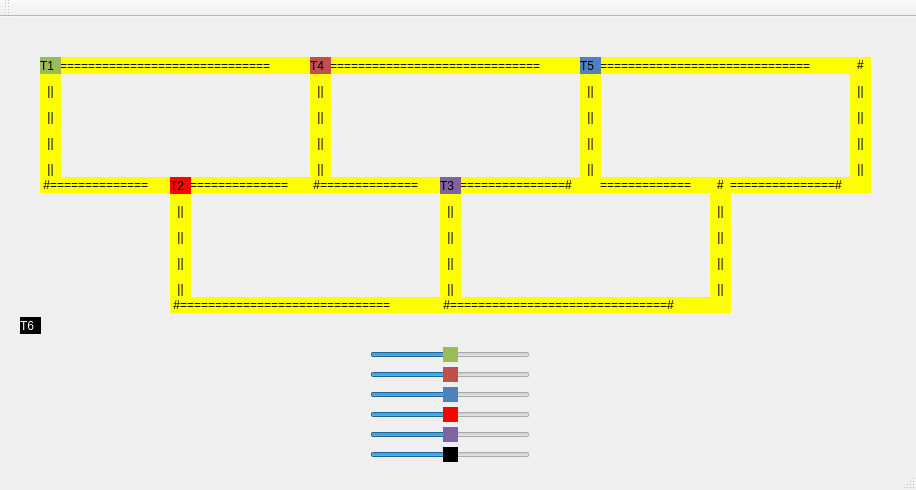
<?xml version="1.0" encoding="UTF-8"?>
<ui version="4.0">
 <class>MainWindow</class>
 <widget class="QMainWindow" name="MainWindow">
  <property name="geometry">
   <rect>
    <x>0</x>
    <y>0</y>
    <width>916</width>
    <height>490</height>
   </rect>
  </property>
  <property name="windowTitle">
   <string>MainWindow</string>
  </property>
  <property name="styleSheet">
   <string notr="true"/>
  </property>
  <widget class="QWidget" name="centralWidget">
   <widget class="QLabel" name="label_trilho2_1">
    <property name="geometry">
     <rect>
      <x>330</x>
      <y>40</y>
      <width>250</width>
      <height>17</height>
     </rect>
    </property>
    <property name="styleSheet">
     <string notr="true">QLabel { background: yellow}</string>
    </property>
    <property name="text">
     <string>==============================</string>
    </property>
   </widget>
   <widget class="QLabel" name="label_trilho1">
    <property name="geometry">
     <rect>
      <x>580</x>
      <y>40</y>
      <width>21</width>
      <height>121</height>
     </rect>
    </property>
    <property name="styleSheet">
     <string notr="true">QLabel { background: yellow}</string>
    </property>
    <property name="text">
     <string>&lt;html&gt;&lt;head/&gt;&lt;body&gt;&lt;p align=&quot;center&quot;&gt;#&lt;/p&gt;&lt;p align=&quot;center&quot;&gt;||&lt;/p&gt;&lt;p align=&quot;center&quot;&gt;||&lt;/p&gt;&lt;p align=&quot;center&quot;&gt;||&lt;/p&gt;&lt;p align=&quot;center&quot;&gt;||&lt;/p&gt;&lt;/body&gt;&lt;/html&gt;</string>
    </property>
   </widget>
   <widget class="QLabel" name="label_trilho0">
    <property name="geometry">
     <rect>
      <x>310</x>
      <y>40</y>
      <width>21</width>
      <height>121</height>
     </rect>
    </property>
    <property name="styleSheet">
     <string notr="true">QLabel { background: yellow}</string>
    </property>
    <property name="text">
     <string>&lt;html&gt;&lt;head/&gt;&lt;body&gt;&lt;p align=&quot;center&quot;&gt;#&lt;/p&gt;&lt;p align=&quot;center&quot;&gt;||&lt;/p&gt;&lt;p align=&quot;center&quot;&gt;||&lt;/p&gt;&lt;p align=&quot;center&quot;&gt;||&lt;/p&gt;&lt;p align=&quot;center&quot;&gt;||&lt;/p&gt;&lt;/body&gt;&lt;/html&gt;</string>
    </property>
   </widget>
   <widget class="QLabel" name="label_trilho3_2">
    <property name="geometry">
     <rect>
      <x>850</x>
      <y>40</y>
      <width>21</width>
      <height>121</height>
     </rect>
    </property>
    <property name="styleSheet">
     <string notr="true">QLabel { background: yellow}</string>
    </property>
    <property name="text">
     <string>&lt;html&gt;&lt;head/&gt;&lt;body&gt;&lt;p align=&quot;center&quot;&gt;#&lt;/p&gt;&lt;p align=&quot;center&quot;&gt;||&lt;/p&gt;&lt;p align=&quot;center&quot;&gt;||&lt;/p&gt;&lt;p align=&quot;center&quot;&gt;||&lt;/p&gt;&lt;p align=&quot;center&quot;&gt;||&lt;/p&gt;&lt;/body&gt;&lt;/html&gt;</string>
    </property>
   </widget>
   <widget class="QLabel" name="label_trilho3_1">
    <property name="geometry">
     <rect>
      <x>600</x>
      <y>40</y>
      <width>250</width>
      <height>17</height>
     </rect>
    </property>
    <property name="styleSheet">
     <string notr="true">QLabel { background: yellow}</string>
    </property>
    <property name="text">
     <string>==============================</string>
    </property>
   </widget>
   <widget class="QLabel" name="label_trilho1_1">
    <property name="geometry">
     <rect>
      <x>40</x>
      <y>40</y>
      <width>21</width>
      <height>121</height>
     </rect>
    </property>
    <property name="styleSheet">
     <string notr="true">QLabel { 
	background: yellow
}</string>
    </property>
    <property name="text">
     <string>&lt;html&gt;&lt;head/&gt;&lt;body&gt;&lt;p align=&quot;center&quot;&gt;#&lt;/p&gt;&lt;p align=&quot;center&quot;&gt;||&lt;/p&gt;&lt;p align=&quot;center&quot;&gt;||&lt;/p&gt;&lt;p align=&quot;center&quot;&gt;||&lt;/p&gt;&lt;p align=&quot;center&quot;&gt;||&lt;/p&gt;&lt;/body&gt;&lt;/html&gt;</string>
    </property>
   </widget>
   <widget class="QLabel" name="label_trilho1_3">
    <property name="geometry">
     <rect>
      <x>40</x>
      <y>160</y>
      <width>131</width>
      <height>16</height>
     </rect>
    </property>
    <property name="styleSheet">
     <string notr="true">QLabel { background: yellow}</string>
    </property>
    <property name="text">
     <string> #==============</string>
    </property>
   </widget>
   <widget class="QLabel" name="label_trilho1_2">
    <property name="geometry">
     <rect>
      <x>60</x>
      <y>40</y>
      <width>250</width>
      <height>17</height>
     </rect>
    </property>
    <property name="styleSheet">
     <string notr="true">QLabel { background: yellow}</string>
    </property>
    <property name="text">
     <string>==============================</string>
    </property>
   </widget>
   <widget class="QLabel" name="label_trilho4_1">
    <property name="geometry">
     <rect>
      <x>170</x>
      <y>160</y>
      <width>21</width>
      <height>121</height>
     </rect>
    </property>
    <property name="styleSheet">
     <string notr="true">QLabel { background: yellow}</string>
    </property>
    <property name="text">
     <string>&lt;html&gt;&lt;head/&gt;&lt;body&gt;&lt;p align=&quot;center&quot;&gt;#&lt;/p&gt;&lt;p align=&quot;center&quot;&gt;||&lt;/p&gt;&lt;p align=&quot;center&quot;&gt;||&lt;/p&gt;&lt;p align=&quot;center&quot;&gt;||&lt;/p&gt;&lt;p align=&quot;center&quot;&gt;||&lt;/p&gt;&lt;/body&gt;&lt;/html&gt;</string>
    </property>
   </widget>
   <widget class="QLabel" name="label_trilho6">
    <property name="geometry">
     <rect>
      <x>440</x>
      <y>160</y>
      <width>21</width>
      <height>121</height>
     </rect>
    </property>
    <property name="styleSheet">
     <string notr="true">QLabel { background: yellow}</string>
    </property>
    <property name="text">
     <string>&lt;html&gt;&lt;head/&gt;&lt;body&gt;&lt;p align=&quot;center&quot;&gt;#&lt;/p&gt;&lt;p align=&quot;center&quot;&gt;||&lt;/p&gt;&lt;p align=&quot;center&quot;&gt;||&lt;/p&gt;&lt;p align=&quot;center&quot;&gt;||&lt;/p&gt;&lt;p align=&quot;center&quot;&gt;||&lt;/p&gt;&lt;/body&gt;&lt;/html&gt;</string>
    </property>
   </widget>
   <widget class="QLabel" name="label_trilho5_1">
    <property name="geometry">
     <rect>
      <x>710</x>
      <y>160</y>
      <width>21</width>
      <height>121</height>
     </rect>
    </property>
    <property name="styleSheet">
     <string notr="true">QLabel { background: yellow}</string>
    </property>
    <property name="text">
     <string>&lt;html&gt;&lt;head/&gt;&lt;body&gt;&lt;p align=&quot;center&quot;&gt;#&lt;/p&gt;&lt;p align=&quot;center&quot;&gt;||&lt;/p&gt;&lt;p align=&quot;center&quot;&gt;||&lt;/p&gt;&lt;p align=&quot;center&quot;&gt;||&lt;/p&gt;&lt;p align=&quot;center&quot;&gt;||&lt;/p&gt;&lt;/body&gt;&lt;/html&gt;</string>
    </property>
   </widget>
   <widget class="QLabel" name="label_trilho4_2">
    <property name="geometry">
     <rect>
      <x>170</x>
      <y>280</y>
      <width>271</width>
      <height>16</height>
     </rect>
    </property>
    <property name="styleSheet">
     <string notr="true">QLabel { background: yellow}</string>
    </property>
    <property name="text">
     <string> #==============================</string>
    </property>
   </widget>
   <widget class="QLabel" name="label_trilho5_2">
    <property name="geometry">
     <rect>
      <x>440</x>
      <y>280</y>
      <width>291</width>
      <height>16</height>
     </rect>
    </property>
    <property name="styleSheet">
     <string notr="true">QLabel { background: yellow}</string>
    </property>
    <property name="text">
     <string> #===============================#</string>
    </property>
   </widget>
   <widget class="QLabel" name="label_trilho2">
    <property name="geometry">
     <rect>
      <x>190</x>
      <y>160</y>
      <width>121</width>
      <height>16</height>
     </rect>
    </property>
    <property name="styleSheet">
     <string notr="true">QLabel { background: yellow}</string>
    </property>
    <property name="text">
     <string>==============</string>
    </property>
   </widget>
   <widget class="QLabel" name="label_trilho4">
    <property name="geometry">
     <rect>
      <x>460</x>
      <y>160</y>
      <width>141</width>
      <height>16</height>
     </rect>
    </property>
    <property name="styleSheet">
     <string notr="true">QLabel { background: yellow}</string>
    </property>
    <property name="text">
     <string>===============#</string>
    </property>
   </widget>
   <widget class="QLabel" name="label_trilho3">
    <property name="geometry">
     <rect>
      <x>310</x>
      <y>160</y>
      <width>131</width>
      <height>16</height>
     </rect>
    </property>
    <property name="styleSheet">
     <string notr="true">QLabel { background: yellow}</string>
    </property>
    <property name="text">
     <string> #==============</string>
    </property>
   </widget>
   <widget class="QLabel" name="label_trilho5">
    <property name="geometry">
     <rect>
      <x>600</x>
      <y>160</y>
      <width>111</width>
      <height>16</height>
     </rect>
    </property>
    <property name="styleSheet">
     <string notr="true">QLabel { background: yellow}</string>
    </property>
    <property name="text">
     <string>=============</string>
    </property>
   </widget>
   <widget class="QLabel" name="label_trilho3_3">
    <property name="geometry">
     <rect>
      <x>730</x>
      <y>160</y>
      <width>141</width>
      <height>16</height>
     </rect>
    </property>
    <property name="styleSheet">
     <string notr="true">QLabel { background: yellow}</string>
    </property>
    <property name="text">
     <string>===============#</string>
    </property>
   </widget>
   <widget class="QLabel" name="label_trem1">
    <property name="geometry">
     <rect>
      <x>40</x>
      <y>40</y>
      <width>21</width>
      <height>17</height>
     </rect>
    </property>
    <property name="autoFillBackground">
     <bool>false</bool>
    </property>
    <property name="styleSheet">
     <string notr="true">QLabel { background: #9bbb59;
}</string>
    </property>
    <property name="text">
     <string>T1</string>
    </property>
   </widget>
   <widget class="QLabel" name="label_trem4">
    <property name="geometry">
     <rect>
      <x>170</x>
      <y>160</y>
      <width>21</width>
      <height>17</height>
     </rect>
    </property>
    <property name="styleSheet">
     <string notr="true">QLabel{ background: #FF0000 }</string>
    </property>
    <property name="text">
     <string>T2</string>
    </property>
   </widget>
   <widget class="QLabel" name="label_trem5">
    <property name="geometry">
     <rect>
      <x>440</x>
      <y>160</y>
      <width>21</width>
      <height>17</height>
     </rect>
    </property>
    <property name="styleSheet">
     <string notr="true">QLabel{background-color: #8064a2}</string>
    </property>
    <property name="text">
     <string>T3</string>
    </property>
   </widget>
   <widget class="QLabel" name="label_trem2">
    <property name="geometry">
     <rect>
      <x>310</x>
      <y>40</y>
      <width>21</width>
      <height>17</height>
     </rect>
    </property>
    <property name="styleSheet">
     <string notr="true">QLabel{background: #c0504d}</string>
    </property>
    <property name="text">
     <string>T4</string>
    </property>
   </widget>
   <widget class="QLabel" name="label_trem3">
    <property name="geometry">
     <rect>
      <x>580</x>
      <y>40</y>
      <width>21</width>
      <height>17</height>
     </rect>
    </property>
    <property name="styleSheet">
     <string notr="true">QLabel{  background: #4f81bd}</string>
    </property>
    <property name="text">
     <string>T5</string>
    </property>
   </widget>
   <widget class="QSlider" name="horizontalSlider_1">
    <property name="geometry">
     <rect>
      <x>370</x>
      <y>330</y>
      <width>160</width>
      <height>16</height>
     </rect>
    </property>
    <property name="layoutDirection">
     <enum>Qt::LeftToRight</enum>
    </property>
    <property name="autoFillBackground">
     <bool>false</bool>
    </property>
    <property name="styleSheet">
     <string notr="true">QSlider::handle:horizontal{ background: #9bbb59}</string>
    </property>
    <property name="maximum">
     <number>200</number>
    </property>
    <property name="value">
     <number>100</number>
    </property>
    <property name="orientation">
     <enum>Qt::Horizontal</enum>
    </property>
   </widget>
   <widget class="QSlider" name="horizontalSlider_2">
    <property name="geometry">
     <rect>
      <x>370</x>
      <y>350</y>
      <width>160</width>
      <height>16</height>
     </rect>
    </property>
    <property name="styleSheet">
     <string notr="true">QSlider::handle:horizontal{ background: #c0504d}</string>
    </property>
    <property name="maximum">
     <number>200</number>
    </property>
    <property name="value">
     <number>100</number>
    </property>
    <property name="orientation">
     <enum>Qt::Horizontal</enum>
    </property>
   </widget>
   <widget class="QSlider" name="horizontalSlider_3">
    <property name="geometry">
     <rect>
      <x>370</x>
      <y>370</y>
      <width>160</width>
      <height>16</height>
     </rect>
    </property>
    <property name="autoFillBackground">
     <bool>true</bool>
    </property>
    <property name="styleSheet">
     <string notr="true">QSlider::handle:horizontal{ background: #4f81bd}</string>
    </property>
    <property name="maximum">
     <number>200</number>
    </property>
    <property name="value">
     <number>100</number>
    </property>
    <property name="orientation">
     <enum>Qt::Horizontal</enum>
    </property>
   </widget>
   <widget class="QSlider" name="horizontalSlider_4">
    <property name="geometry">
     <rect>
      <x>370</x>
      <y>390</y>
      <width>160</width>
      <height>16</height>
     </rect>
    </property>
    <property name="styleSheet">
     <string notr="true">QSlider::handle:horizontal{ background: #FF0000 }</string>
    </property>
    <property name="maximum">
     <number>200</number>
    </property>
    <property name="value">
     <number>100</number>
    </property>
    <property name="orientation">
     <enum>Qt::Horizontal</enum>
    </property>
   </widget>
   <widget class="QSlider" name="horizontalSlider_5">
    <property name="geometry">
     <rect>
      <x>370</x>
      <y>410</y>
      <width>160</width>
      <height>16</height>
     </rect>
    </property>
    <property name="styleSheet">
     <string notr="true">QSlider::handle:horizontal{background-color: #8064a2}</string>
    </property>
    <property name="maximum">
     <number>200</number>
    </property>
    <property name="value">
     <number>100</number>
    </property>
    <property name="orientation">
     <enum>Qt::Horizontal</enum>
    </property>
   </widget>
   
   <widget class="QLabel" name="label_trem6">
    <property name="geometry">
     <rect>
      <x>20</x>
      <y>300</y>
      <width>21</width>
      <height>17</height>
     </rect>
    </property>
    <property name="styleSheet">
     <string notr="true">QLabel{ background: #000000; color: white;}</string>
    </property>
    <property name="text">
     <string>T6</string>
    </property>
   </widget>
   <widget class="QSlider" name="horizontalSlider_6">
    <property name="geometry">
     <rect>
      <x>370</x>
      <y>430</y>
      <width>160</width>
      <height>16</height>
     </rect>
    </property>
    <property name="styleSheet">
     <string notr="true">QSlider::handle:horizontal{background-color: #000000}</string>
    </property>
    <property name="maximum">
     <number>200</number>
    </property>
    <property name="value">
     <number>100</number>
    </property>
    <property name="orientation">
     <enum>Qt::Horizontal</enum>
    </property>
   </widget>
   </widget>
  <widget class="QMenuBar" name="menuBar">
   <property name="geometry">
    <rect>
     <x>0</x>
     <y>0</y>
     <width>916</width>
     <height>22</height>
    </rect>
   </property>
  </widget>
  <widget class="QToolBar" name="mainToolBar">
   <attribute name="toolBarArea">
    <enum>TopToolBarArea</enum>
   </attribute>
   <attribute name="toolBarBreak">
    <bool>false</bool>
   </attribute>
  </widget>
  <widget class="QStatusBar" name="statusBar"/>
 </widget>
 <layoutdefault spacing="6" margin="11"/>
 <resources/>
 <connections/>
</ui>
